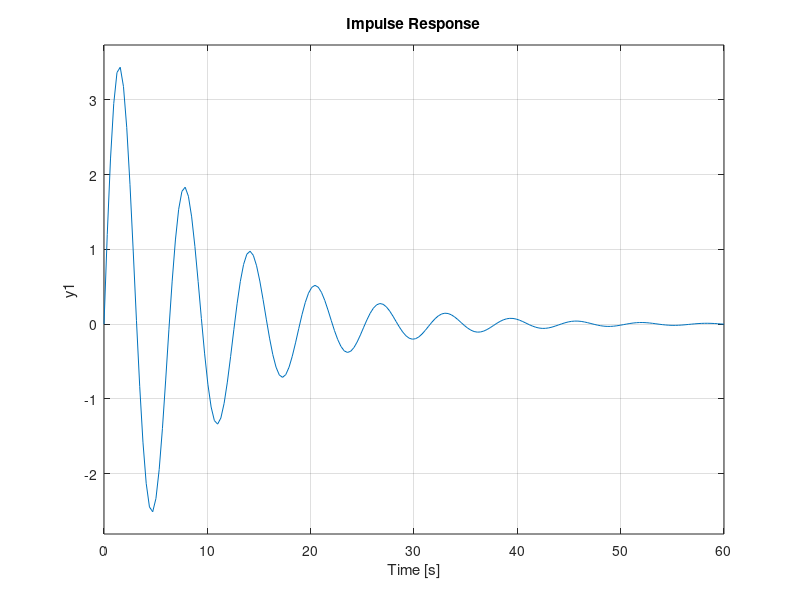
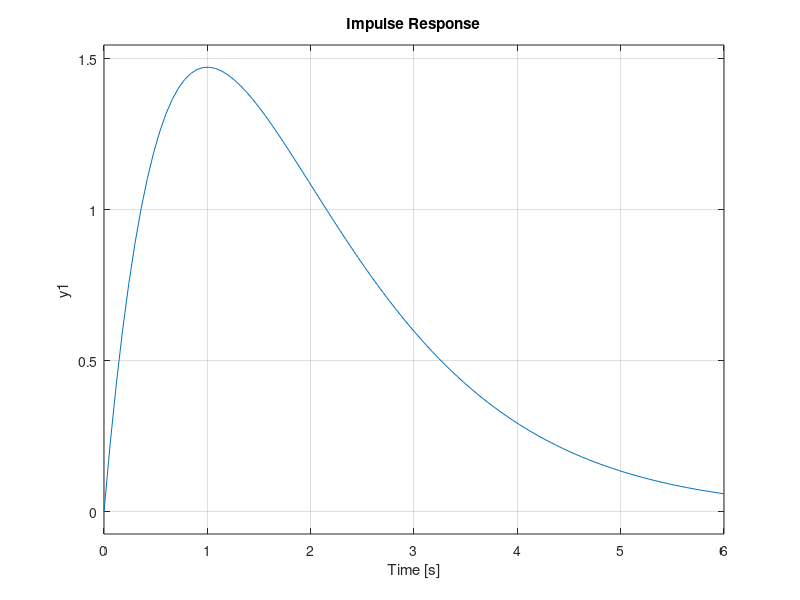
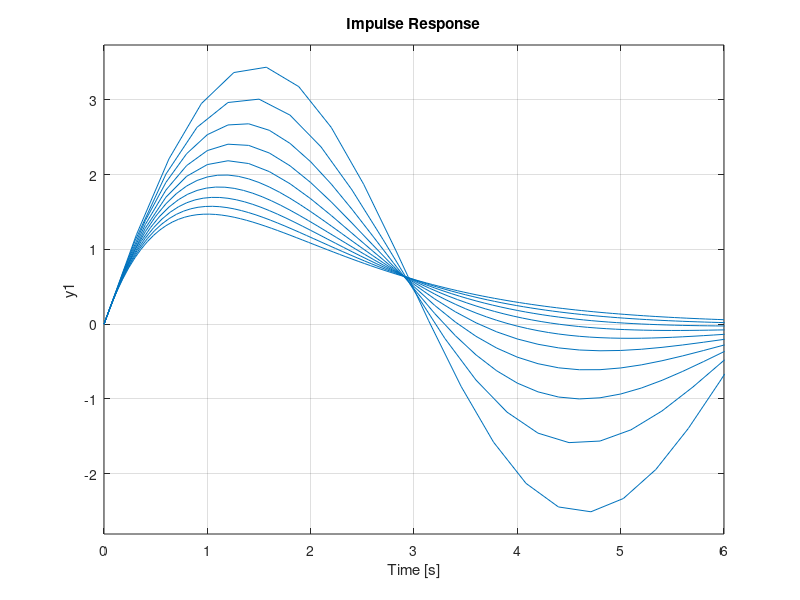

Write MATLAB code to recreate these figures, in order.
fc = tf (4, [1 0.2 1]);
impulse (fc);
figure
fc = tf (4, [1 2 1]);
impulse (fc);
figure
for k = 0.1:0.1:1
    fc = tf (4, [1 2*k 1]);
    impulse (fc);
    hold on;
end
